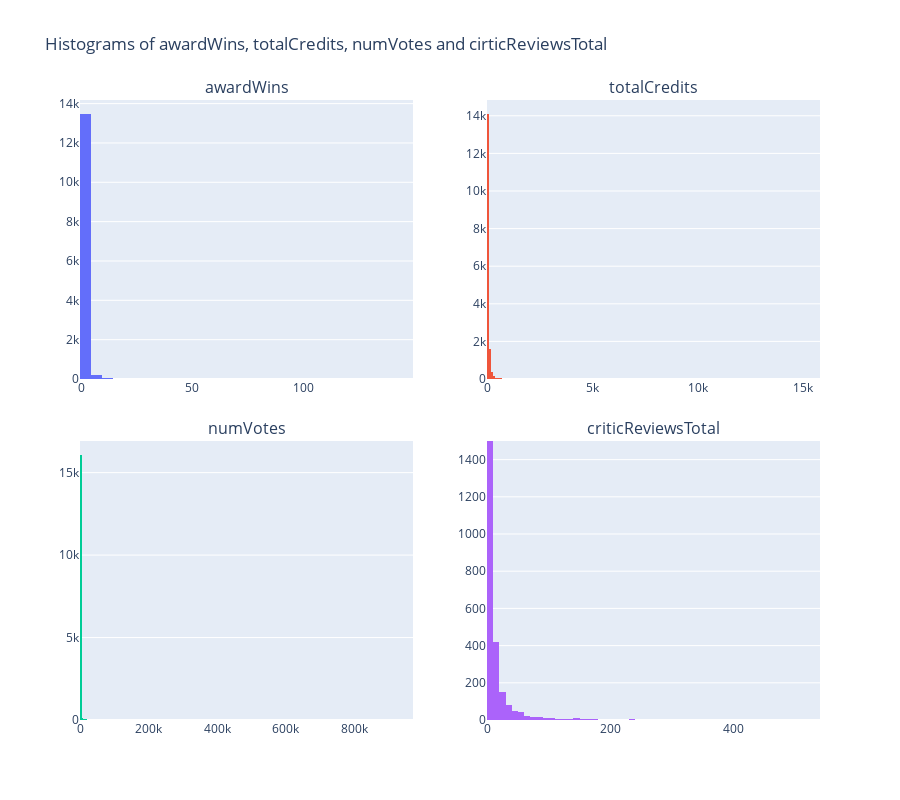

Notebook source saved alongside this figure:
### Markdown cell above
From the general statistics it's see that for awardWins the mean is 0.49 while the median is 0. It's highlighted that at least the 75% of units never won an award as it can be see from the value of the third quartile.  
This attribute has a low std, meaning that data are distributed near the mean.  
  
For the numVotes the average is far from the median and also from the third quartile, so there are many title with a low number of votes and some units with a lot of ratings.  
In this case, there is a very high variability, the data are distributed far from the mean.  
  
Instead, for totalCredits the mean is a bit far from the median and 75% of the title have at least 65 credits.  
The value of std is high, so the data points are widely spread out from the mean. 
  
For the total of critic and user reviews it can be see that as before the median is 0 while the mean have an higher value, so at least 50% of the films have 0 reviews. The user reviews have in mean an higher value than critic ones.  
For the first features the data are distributed near the mean more than the second features where std has a high value.  
  
The statistics of ratingCount have very similar values to numVotes. These two variables differ by a few data points.

### Code cell
import plotly.graph_objects as go
from plotly.subplots import make_subplots

# Creazione dei sottoplot con meno distanza
fig = make_subplots(
    rows=2, cols=2,
    subplot_titles=('awardWins', 'totalCredits', 'numVotes', 'criticReviewsTotal'),
    vertical_spacing=0.1,  # Riduce la distanza verticale
    horizontal_spacing=0.1  # Riduce la distanza orizzontale
)

# Grafico per awardWins
fig.add_trace(go.Histogram(x=df['awardWins'], nbinsx=int(50/0.9)), row=1, col=1)

# Grafico per totalCredits
fig.add_trace(go.Histogram(x=df['totalCredits'], nbinsx=int(400/2)), row=1, col=2)

# Grafico per numVotes
fig.add_trace(go.Histogram(x=df['numVotes'], nbinsx=int(400/2)), row=2, col=1)

# Grafico per criticReviewsTotal con limite sull'asse y
fig.add_trace(go.Histogram(x=df['criticReviewsTotal'], nbinsx=int(400/5)), row=2, col=2)
fig.update_yaxes(range=[0, 1500], row=2, col=2)

# Aggiornamento del layout
fig.update_layout(showlegend=False, title_text="Histograms of awardWins, totalCredits, numVotes and cirticReviewsTotal", height=800)

# Mostra il grafico
fig.show()

### Figure 1 — Plotly figure (JSON) as saved in the notebook; plotly's stock layout.template omitted (floating-point values rounded to 4 significant figures; data arrays with more than 128 entries replaced by an {"elided": "..."} marker saying what was removed)
{"data": [{"nbinsx": 55, "type": "histogram", "x": {"elided": "16431 int values"}, "xaxis": "x", "yaxis": "y"}, {"nbinsx": 200, "type": "histogram", "x": {"elided": "16431 int values"}, "xaxis": "x2", "yaxis": "y2"}, {"nbinsx": 200, "type": "histogram", "x": {"elided": "16431 int values"}, "xaxis": "x3", "yaxis": "y3"}, {"nbinsx": 80, "type": "histogram", "x": {"elided": "16431 int values"}, "xaxis": "x4", "yaxis": "y4"}], "layout": {"annotations": [{"font": {"size": 16}, "showarrow": false, "text": "awardWins", "x": 0.225, "xanchor": "center", "xref": "paper", "y": 1, "yanchor": "bottom", "yref": "paper"}, {"font": {"size": 16}, "showarrow": false, "text": "totalCredits", "x": 0.775, "xanchor": "center", "xref": "paper", "y": 1, "yanchor": "bottom", "yref": "paper"}, {"font": {"size": 16}, "showarrow": false, "text": "numVotes", "x": 0.225, "xanchor": "center", "xref": "paper", "y": 0.45, "yanchor": "bottom", "yref": "paper"}, {"font": {"size": 16}, "showarrow": false, "text": "criticReviewsTotal", "x": 0.775, "xanchor": "center", "xref": "paper", "y": 0.45, "yanchor": "bottom", "yref": "paper"}], "height": 800, "showlegend": false, "title": {"text": "Histograms of awardWins, totalCredits, numVotes and cirticReviewsTotal"}, "xaxis": {"anchor": "y", "domain": [0, 0.45]}, "xaxis2": {"anchor": "y2", "domain": [0.55, 1]}, "xaxis3": {"anchor": "y3", "domain": [0, 0.45]}, "xaxis4": {"anchor": "y4", "domain": [0.55, 1]}, "yaxis": {"anchor": "x", "domain": [0.55, 1]}, "yaxis2": {"anchor": "x2", "domain": [0.55, 1]}, "yaxis3": {"anchor": "x3", "domain": [0, 0.45]}, "yaxis4": {"anchor": "x4", "domain": [0, 0.45], "range": [0, 1500]}}}
